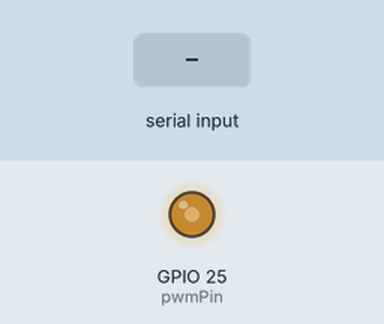
Simulated run of this sketch. Board: ESP32. Shown: output pins drawn as LEDs (lit = HIGH). The test bench sets the inputs (shaded band).

Above: at 1.4 s.
1.5 s: "90,45\n" received over Serial
At 2.1 s:
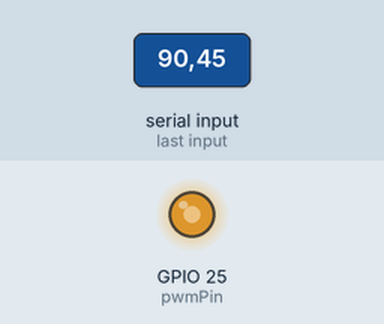
4.5 s: "30,150\n" received over Serial
At 5.7 s:
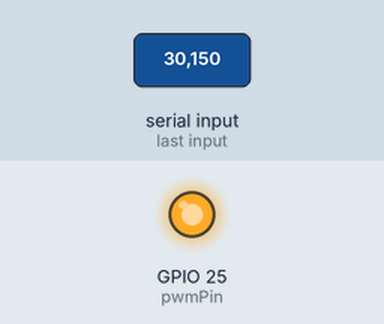
Timing chart, 0 to 7.7 s (numbered marks = the images above; inputs shaded):
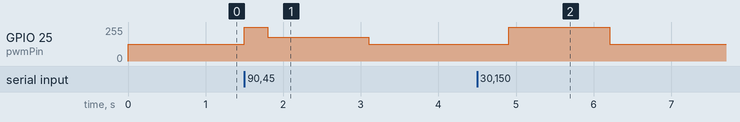

Measured:
- after the input at 1.5 s, GPIO 25 (pwmPin): 127/255 → 255/255 at once, → 177/255 0.30 s later, → 127/255 1.3 s later
- after the input at 4.5 s, GPIO 25 (pwmPin): 127/255 → 255/255 after 0.40 s, → 127/255 1.3 s later

The sketch:

sketch_E.ino
```cpp
int energyScore = 0;

int throttleInput = 255;
int throttleOutput = 0;
float k = 1.0;

const int pwmPin = 25;
const int pwmChannel = 0;
const int pwmFreq = 5000;
const int pwmResolution = 8;

void setup() {
  Serial.begin(9600);

  ledcSetup(pwmChannel, pwmFreq, pwmResolution);
  ledcAttachPin(pwmPin, pwmChannel);
}

void loop() {

  if (Serial.available() > 0) {
    energyScore = Serial.parseInt();
  }

  if (energyScore >= 80) k = 1.0;
  else if (energyScore >= 60) k = 0.85;
  else if (energyScore >= 40) k = 0.7;
  else k = 0.5;

  throttleOutput = throttleInput * k;

  ledcWrite(pwmChannel, throttleOutput);

  delay(300);
}
```
